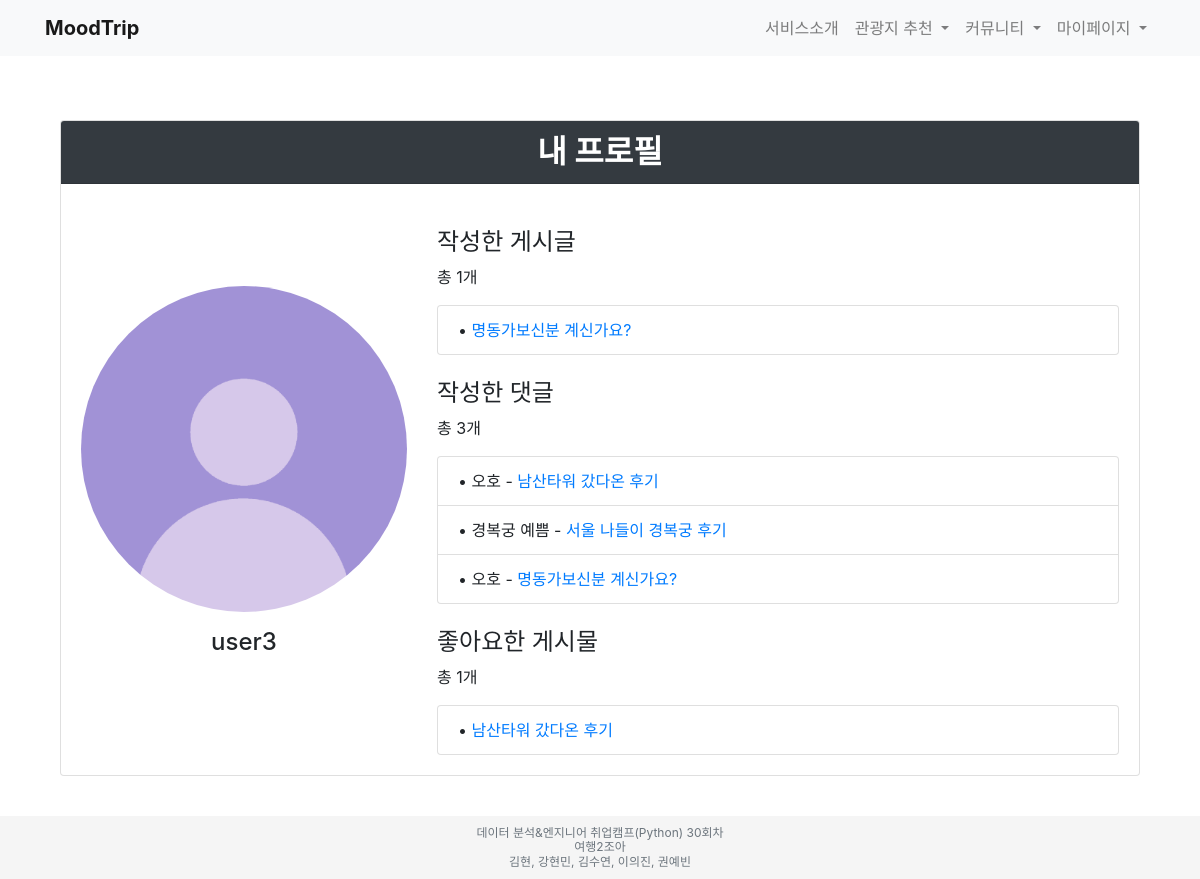
Page /community/my_profile/ (signed in) on the earlier database version.
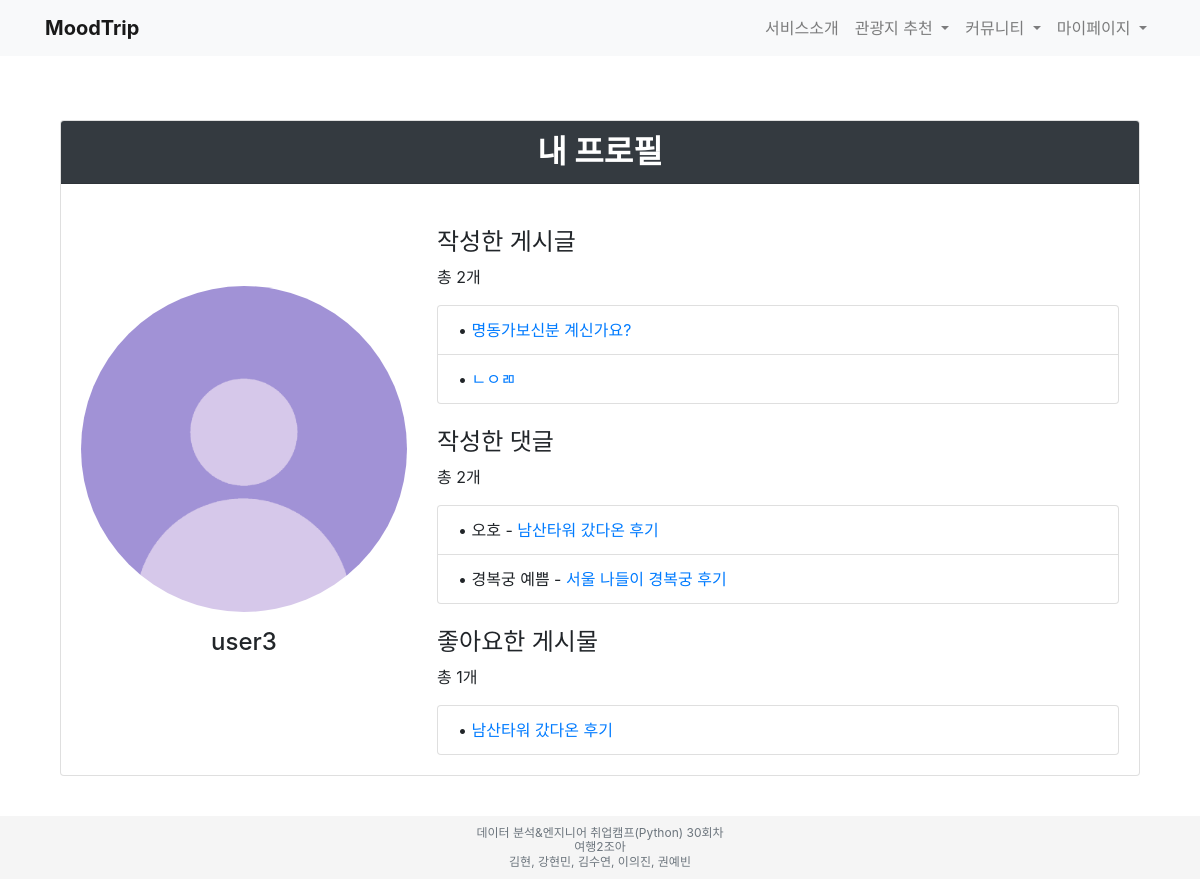
Same page on the later database version.
### Moodmatcher/models.py (models this page shows, shortened)
class Post(models.Model):
    title = models.CharField(max_length=200)
    content = models.TextField()
    author = models.ForeignKey(User, on_delete=models.CASCADE)
    created_at = models.DateTimeField(auto_now_add=True)
    updated_at = models.DateTimeField(auto_now=True)
    modified_at = models.DateTimeField(auto_now=True)
    views = models.PositiveIntegerField(default=0)
    category = models.CharField(max_length=20, default='community')  # 또는 'customer-service'로 설정
    likes = models.ManyToManyField(User, related_name='liked_posts')  # 여기서 related_name을 업데이트하세요
    new_likes = models.IntegerField(default=0)

class Comment(models.Model):
    post = models.ForeignKey(Post, related_name='comments', on_delete=models.CASCADE)
    content = models.TextField()
    author = models.ForeignKey(User, on_delete=models.CASCADE)
    created_at = models.DateTimeField(auto_now_add=True)
    updated_at = models.DateTimeField(auto_now=True)

### Moodmatcher/views.py (the view)
# urls.py: path('my_profile/', my_profile, name='my_profile'),
@login_required
def my_profile(request):
    user = request.user
    comments = Comment.objects.filter(author=user)
    posts = Post.objects.filter(author=user)
    liked_posts = request.user.liked_posts.all()
    all_posts = Post.objects.all()
    liked_post_objects = Post.objects.filter(id__in=liked_posts)
    try:
        profile = Profile.objects.get(user=user)
    except Profile.DoesNotExist:
        profile = None
    context = {
        'user': user,
        'profile': profile,
        'comments': comments,
        'posts': posts,
        'liked_posts': liked_post_objects,  # 여기에 좋아요한 게시물 포함
    }
    return render(request, 'Moodmatcher/my_profile.html', context)

### Moodmatcher/templates/Moodmatcher/my_profile.html
{% extends 'base.html' %}
{% load static %}
{% block content %}
    <div class="container mt-5">
        <div class="card mb-4">
            <div class="card-header bg-dark text-white">
                <h2 class="text-center font-weight-bold mb-0">내 프로필</h2>
            </div>
            <div class="card-body">
                <div class="row">
                    <div class="col-md-4 d-flex flex-column align-items-center justify-content-center">
                        <div class="profile-image-container text-center mb-3">
                            {% if profile.profile_picture %}
                                <img src="{{ profile.profile_picture.url }}" alt="{{ user.username }}'s profile picture" class="img-fluid rounded-circle">
                            {% else %}
                                <img src="{% static 'images/profile.png' %}" alt="profile picture" class="img-fluid rounded-circle">
                            {% endif %}
                        </div>
                        <h4 class="text-center mb-3"> {{ user.username }}</h4>
                    </div>
                    <div class="col-md-8">
                        <div class="mt-4">
                            <h4>작성한 게시글</h4>
                            <p>총 {{ posts.count }}개</p>
                            <ul class="list-group">
                                {% for post in posts %}
                                    <li class="list-group-item">
                                        &bull; <a href="{% url 'post_detail' category=post.category post_id=post.id %}">{{ post.title }}</a>
                                    </li>
                                {% endfor %}
                            </ul>
                        </div>
                        <div class="mt-4">
                            <h4>작성한 댓글</h4>
                            <p>총 {{ comments.count }}개</p>
                            <ul class="list-group">
                                {% for comment in comments %}
                                    <li class="list-group-item">
                                        &bull; {{ comment.content }} - <a href="{% url 'post_detail' category=comment.post.category post_id=comment.post.id %}">{{ comment.post.title }}</a>
                                    </li>
                                {% endfor %}
                            </ul>
                        </div>
                        <div class="mt-4">
                            <h4>좋아요한 게시물</h4>
                            <p>총 {{ liked_posts.count }}개</p>
                            <ul class="list-group">
                                {% for liked_post in liked_posts %}
                                    <li class="list-group-item">
                                        &bull; <a href="{% url 'post_detail' category=liked_post.category post_id=liked_post.id %}">{{ liked_post.title }}</a>
                                    </li>
                                {% endfor %}
                            </ul>
                        </div>
                    </div>
                </div>
            </div>
        </div>
    </div>
{% endblock %}

Differences in the rows shown:
removed Comment: content "오호", post "명동가보신분 계신가요?"
added Post: title "ㄴㅇㄻ", shown under "작성한 게시글"
Other differences:
{{ posts.count }}: "1" → "2"
{{ comments.count }}: "3" → "2"
